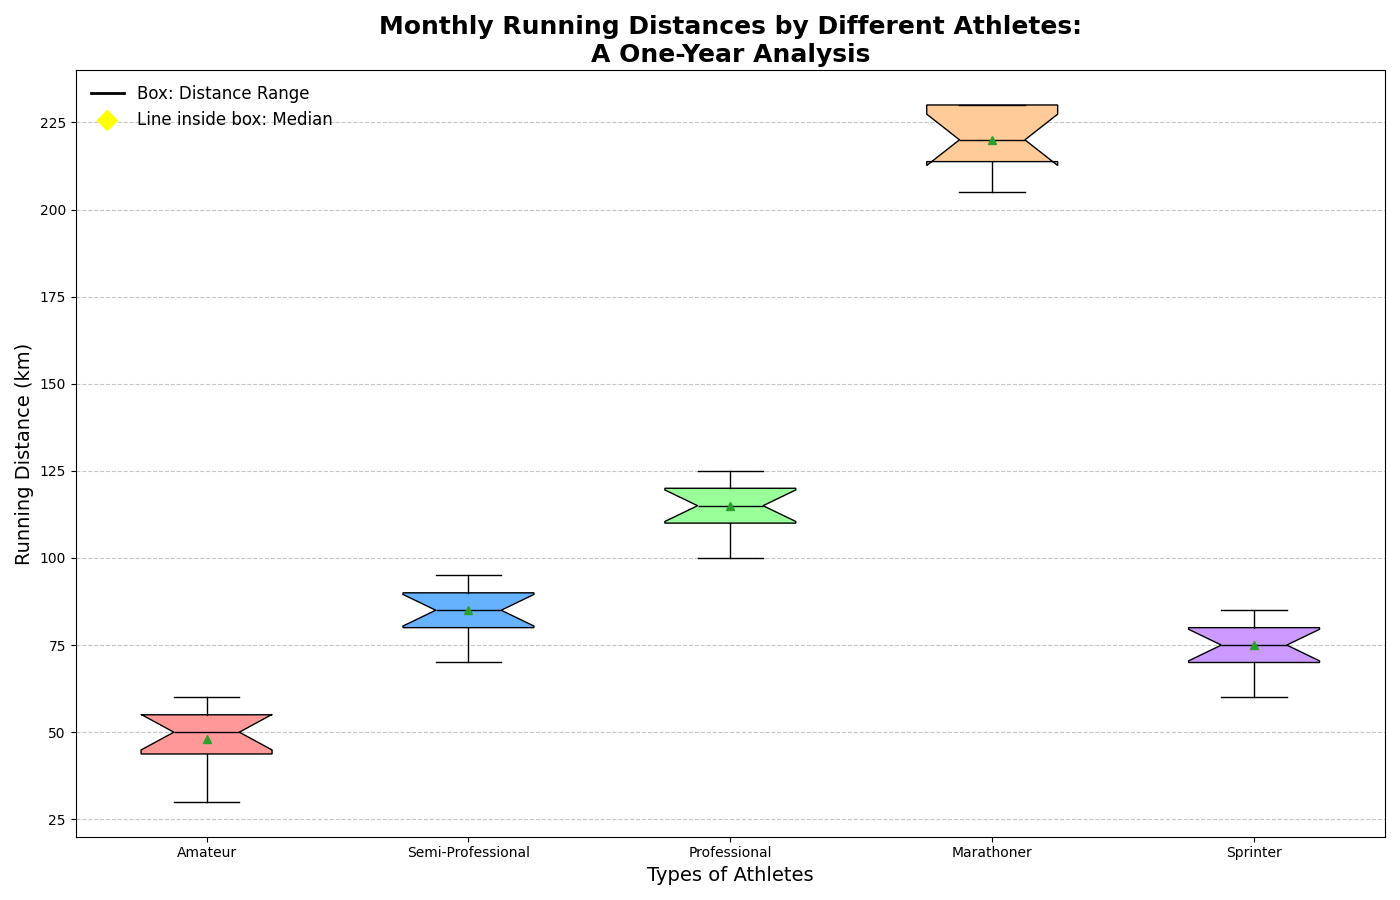

Write Python code to recreate this figure.
import matplotlib.pyplot as plt
import numpy as np

# Monthly running distance data (in km) for each type of athlete with random alterations
amateur_distances = [45, 30, 55, 60, 35, 50, 40, 50, 45, 60, 50, 55]
semi_pro_distances = [90, 80, 70, 95, 85, 75, 80, 90, 85, 85, 95, 90]
professional_distances = [120, 115, 100, 125, 110, 120, 115, 105, 125, 110, 115, 120]
marathoner_distances = [230, 210, 220, 230, 205, 210, 220, 215, 230, 220, 220, 230]
sprinter_distances = [75, 70, 60, 85, 80, 65, 75, 85, 80, 75, 70, 80]

all_distances = [
    amateur_distances,
    semi_pro_distances,
    professional_distances,
    marathoner_distances,
    sprinter_distances
]

athlete_labels = ["Amateur", "Semi-Professional", "Professional", "Marathoner", "Sprinter"]

fig, ax = plt.subplots(figsize=(14, 9))
box = ax.boxplot(all_distances, labels=athlete_labels, patch_artist=True, notch=True, vert=True, showmeans=True)

colors = ['#FF9999', '#66B2FF', '#99FF99', '#FFCC99', '#CC99FF']
for patch, color in zip(box['boxes'], colors):
    patch.set_facecolor(color)

ax.set_title("Monthly Running Distances by Different Athletes:\nA One-Year Analysis", fontsize=18, fontweight='bold')
ax.set_xlabel("Types of Athletes", fontsize=14)
ax.set_ylabel("Running Distance (km)", fontsize=14)
ax.grid(axis='y', linestyle='--', alpha=0.7)

for element in ['whiskers', 'caps', 'medians', 'means']:
    plt.setp(box[element], color='black')
plt.setp(box['fliers'], marker='o', color='red', markersize=5, alpha=0.5)

labels = ["Box: Distance Range", "Line inside box: Median", "Diamond: Mean"]
handles = [plt.Line2D([0], [0], color='black', lw=2),
           plt.Line2D([0], [0], marker='D', color='yellow', markersize=10, linestyle='', markerfacecolor='yellow')]
ax.legend(handles, labels, loc='upper left', frameon=False, fontsize=12)

plt.tight_layout()
plt.show()
